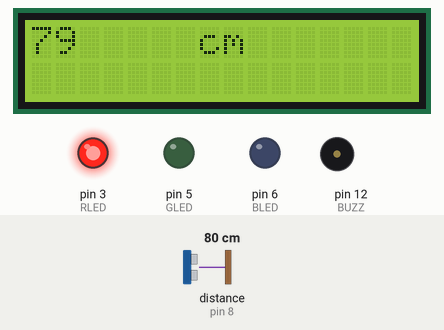
Simulated run of this sketch. Board: Arduino Uno, built with avr-gcc and run on an emulated ATmega328P. Shown: 16×2 character LCD, output pins drawn as LEDs (lit = HIGH), buzzer (waves = sounding). Wiring (inferred from the names in the program): ultrasonic range finder: trigger pin 9; echo pin 8. The inputs (shaded band) are chosen by the test bench; at power-on: distance to the obstacle (sensor on pin 8) 80 cm. The echo pulse lasts 58.3 µs per cm; pins used as bus, display or sensor lines are not drawn.

Above: at 3.7 s.
3.8 s: distance to the obstacle (sensor on pin 8) set to 196 cm
At 5.0 s:
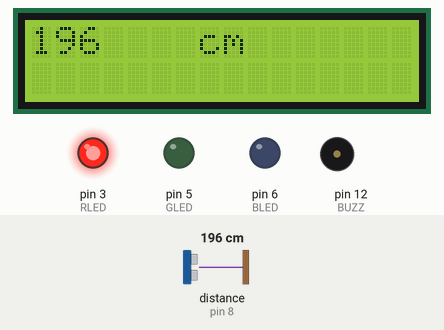
5.6 s: distance to the obstacle (sensor on pin 8) set to 205 cm
At 6.4 s:
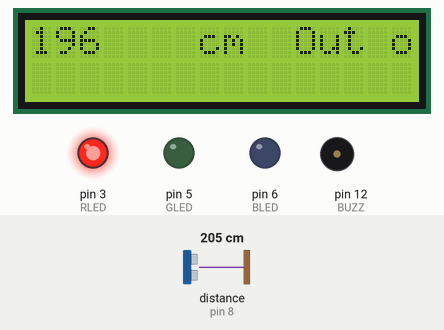
8.6 s: distance to the obstacle (sensor on pin 8) set to 2 cm
At 8.84 s:
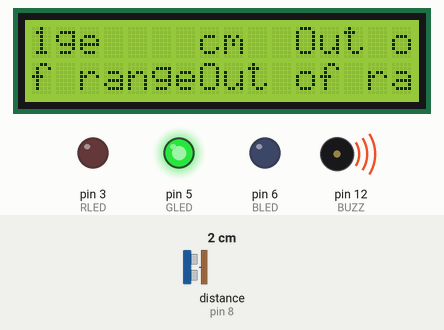
10.9 s: distance to the obstacle (sensor on pin 8) set to 18 cm
At 11.35 s:
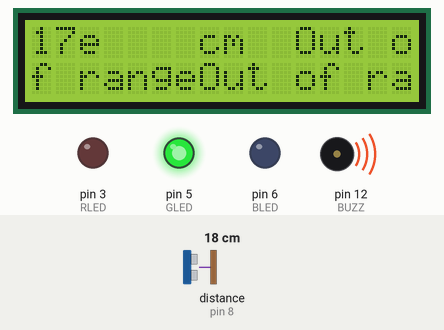
13.4 s: distance to the obstacle (sensor on pin 8) set to 120 cm
At 14.6 s:
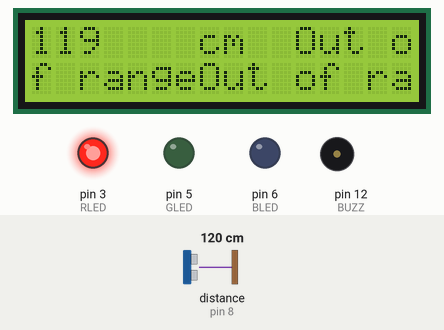
Timing chart, 0 to 16.4 s (numbered marks = the images above; inputs shaded):
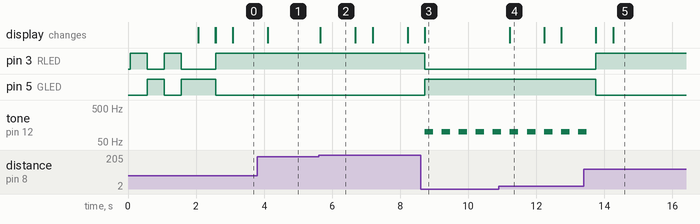

Measured:
- the behaviour switches between 199 and 200 cm on distance to the obstacle (sensor on pin 8) (found by bisection; images 1 and 2)
- after the input at 3.8 s, the display: changes after 0.30 s (image 1)
- after the input at 5.6 s, the display: changes at once (image 2)
- after the input at 8.6 s, pin 3 (RLED): HIGH → LOW after 0.12 s; pin 5 (GLED): LOW → HIGH after 0.12 s; tone on pin 12 (BUZZ): alternates 100 Hz for 0.25 s and silent for 0.25 s, starting after 0.12 s; the display: changes after 0.12 s (image 3)
- after the input at 10.9 s, the display: changes after 0.33 s (image 4)
- after the input at 13.4 s, pin 3 (RLED): LOW → HIGH after 0.35 s; pin 5 (GLED): HIGH → LOW after 0.35 s; tone on pin 12 (BUZZ): goes on until 13.5 s, then stays silent; the display: first changes after 0.35 s (image 5 shows a later state)
- what the display in image 2 shows lasts 1.1 s, from 5.6 s to 6.7 s

The sketch:

SonicSensorLCDExample.ino
```cpp
//Sonic Sensor Example Code
//By Kreezy(KRosa) 1.15.2018
//Example Video @ https://youtu.be/cMXrbNFlgLI

//This example code is public domain

#include <LiquidCrystal.h>

LiquidCrystal lcd(2,4,7,10,11,13);    //Pins connected to lcd screen

int GLED = 5;                         //Green LED to Pin 5
int RLED = 3;                         //Red LED to Pin 3
int BLED = 6;                         //Blue LED to Pin 6 (Optional, only if using RGB LED)
int trigPin = 9;                      //Trigger pin to Pin 9
int echoPin = 8;                      //Echo pin to Pin 8
int BUZZ = 12;                        //Buzzer to Pin 12

void setup() {
  lcd.begin(16, 2);
  lcd.print("Demo by Kreezy");        //Startup screen

  pinMode(GLED,OUTPUT);
  pinMode(RLED,OUTPUT);               //Declaring LED pins as outputs
  pinMode(BLED,OUTPUT);
  Serial.begin(9600);
  pinMode(trigPin, OUTPUT);           //Declaring the Trigger and Echo Pins
  pinMode(echoPin, INPUT);

  analogWrite(BLED,0);                //LED Test during bootup sequence

  analogWrite(RLED,255);
  analogWrite(GLED,0);
  delay(500);

  analogWrite(RLED,0);
  analogWrite(GLED,255);
  delay(500);

  analogWrite(RLED,255);
  digitalWrite(GLED,0);
  delay(500);

  analogWrite(RLED,0);
  analogWrite(GLED,255);
  delay(500);

  lcd.clear();
  lcd.print("Demo Ready");        //Demo is now ready to function
  delay(500);
  lcd.clear();

 }


void loop() {
  long duration, distance;
  digitalWrite(trigPin, LOW);     //Sending and Receiving Sonar frequencies
  delayMicroseconds(2);
  digitalWrite(trigPin, HIGH);
  delayMicroseconds(10);
  digitalWrite(trigPin, LOW);
  duration = pulseIn(echoPin, HIGH);
  distance = (duration/2) / 29.1;
  if (distance < 30) {                   //If the distance is less than 30cm
    analogWrite(GLED,255);               //The Red LED is turn off and the Green LED will turn on
    analogWrite(RLED,0);
    tone(BUZZ, 100, 250);                //Also the Buzzer will sound
    }
  else {
    analogWrite(GLED,0);                 //If the distance is more than 30cm the Red LED will stay on
    analogWrite(RLED,255);
      }
  if (distance >= 200 || distance <= 0){  //Anything past 200cm will be out of range
    lcd.print("Out of range");
  }
  else {
    lcd.setCursor(0, 0);                 //This will print the cm of anything that is in range
    lcd.print(distance);
    lcd.setCursor(6, 0);
    lcd.println(" cm");
      }
    delay(500);

}
```
